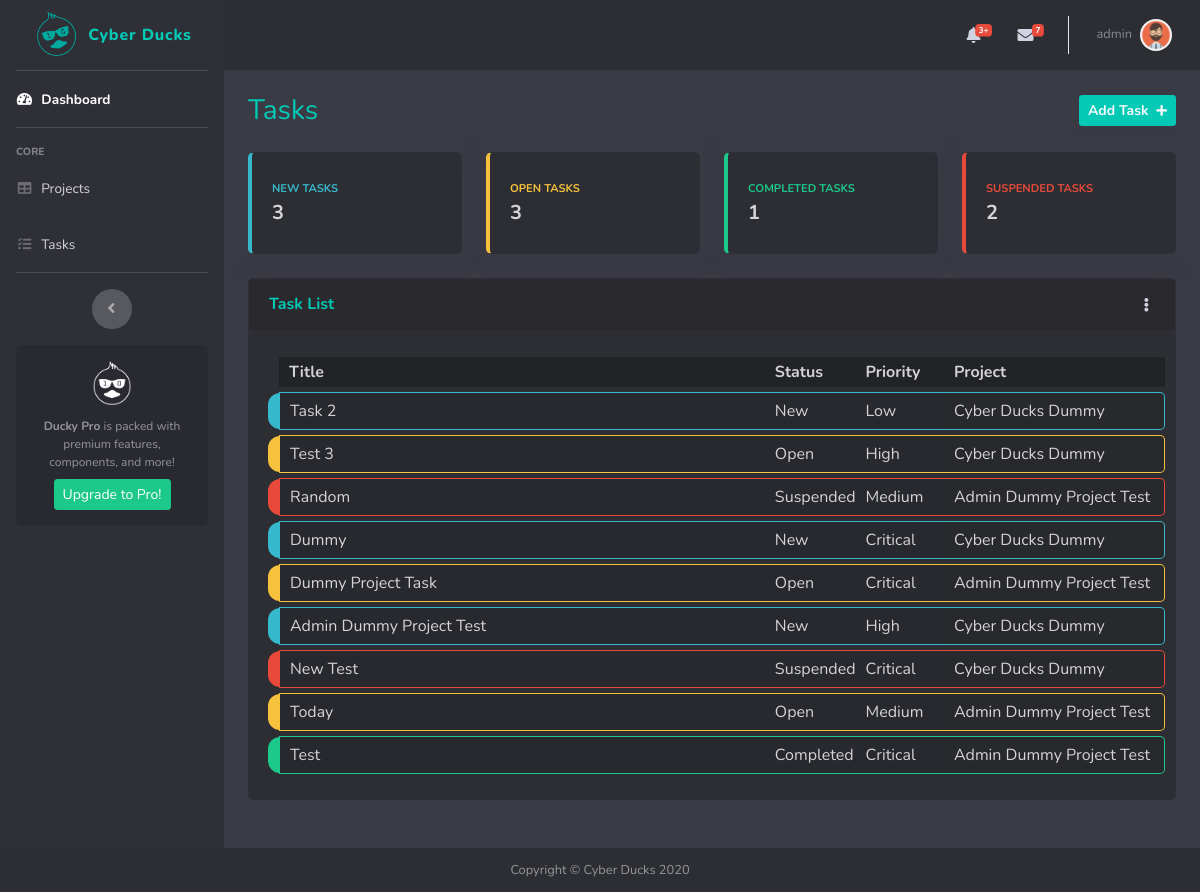
Before: /tasks/ (signed in) with the older database file.
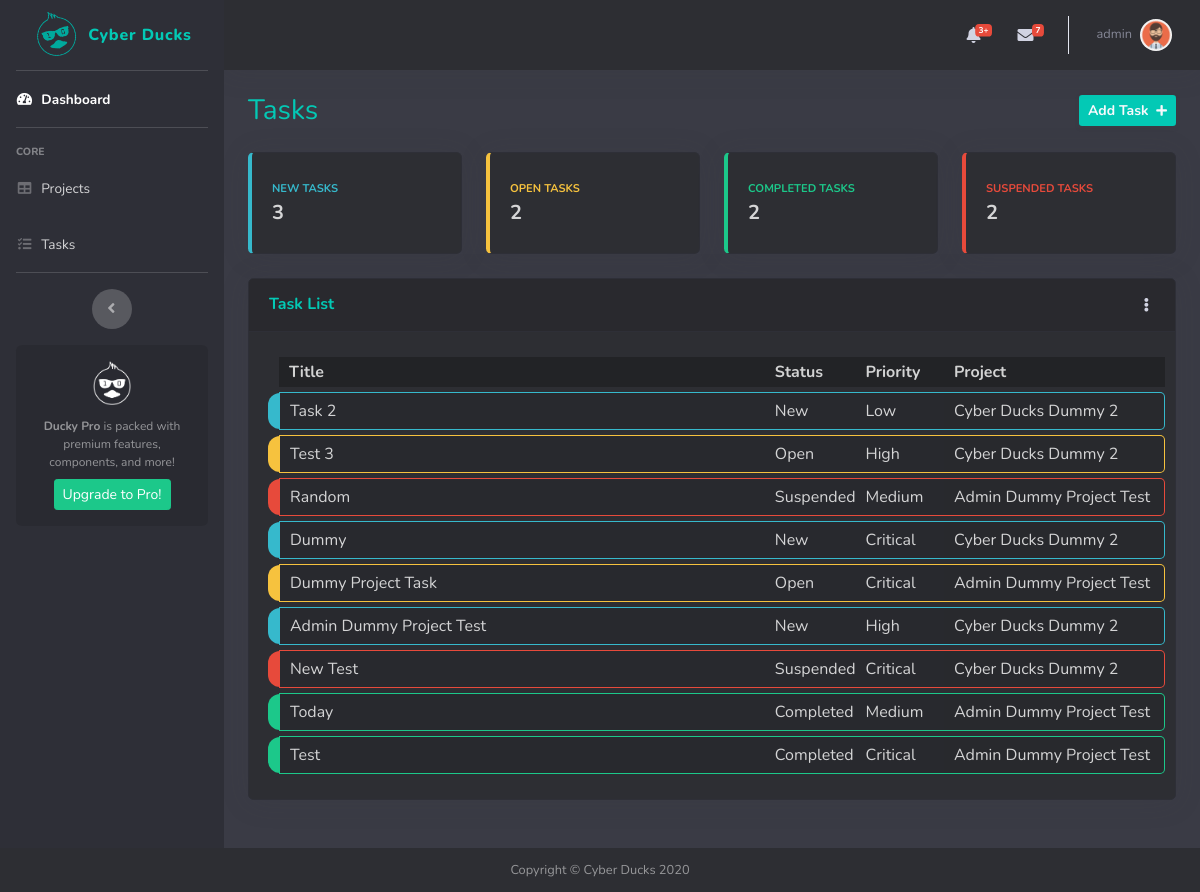
After: the same page with the newer database file.
### accounts/models.py (models this page shows, shortened)
class Task(models.Model):
    id = models.UUIDField(
        primary_key=True,
        default=uuid.uuid4,
        editable=False)
    title = models.CharField(max_length=256, null=True)
    description = models.TextField(null=True, blank=True)
    STATUS_CHOICES = [
        ('NEW', 'New'),
        ('OPN', 'Open'),
        ('COM', 'Completed'),
        ('SUS', 'Suspended'),
    ]
    status = models.CharField(
        max_length=3,
        choices=STATUS_CHOICES,
        default=0,
    )
    start_date = models.DateTimeField()
    end_date = models.DateTimeField()
    PRIORITY_CHOICES = [
        ('LW', 'Low'),
        ('MD', 'Medium'),
        ('HI', 'High'),
        ('CR', 'Critical'),
    ]
    priority = models.CharField(
        max_length=2,
        choices=PRIORITY_CHOICES,
        default=0,
    )
    assigned_to = models.ForeignKey(User, on_delete=models.CASCADE, null=True, blank=True)
    date_created = models.DateTimeField(auto_now_add=True)
    project = models.ForeignKey(Project, on_delete=models.CASCADE, null=True, blank=True)

class Project(models.Model):
    id = models.UUIDField(
        primary_key=True,
        default=uuid.uuid4,
        editable=False)
    title = models.CharField(max_length=256, null=True)
    description = models.TextField(null=True, blank=True)
    STATUS_CHOICES = [
        ('NEW', 'New'),
        ('OPN', 'Open'),
        ('COM', 'Completed'),
        ('SUS', 'Suspended'),
    ]
    status = models.CharField(
        max_length=3,
        choices=STATUS_CHOICES,
        default=0,
    )
    start_date = models.DateTimeField()
    end_date = models.DateTimeField()
    client_name = models.CharField(max_length=256, null=True, blank=True)
    client_email = models.EmailField(max_length=256, null=True, blank=True)
    repo = models.URLField(null=True, blank=True)
    assigned_to = models.ForeignKey(User, on_delete=models.CASCADE, null=True, blank=True)
    date_created = models.DateTimeField(auto_now_add=True)
    def __str__(self):
        return self.title

### accounts/views.py (the view)
# urls.py: path('tasks/', views.tasks, name='tasks'),
@login_required(login_url='login')
def tasks(request):
    tasks_list = Task.objects.filter(assigned_to__exact=request.user)
    new_tasks = tasks_list.filter(status__exact='NEW').count()
    open_tasks = tasks_list.filter(status__exact='OPN').count()
    completed_tasks = tasks_list.filter(status__exact='COM').count()
    suspended_tasks = tasks_list.filter(status__exact='SUS').count()
    context = {
        'tasks': tasks_list,
        'new': new_tasks,
        'open': open_tasks,
        'completed': completed_tasks,
        'suspended': suspended_tasks,
    }
    return render(request, 'accounts/tasks.html', context)

### accounts/templates/accounts/tasks.html (shortened to what the changed rows need)
{% extends 'accounts/templates/base.html' %}
{% block SectionTitle %}
    Tasks
{% endblock %}
{% block content %}
    <div class="row">
        <div class="col-xl-3 col-md-6 mb-4">
            <div class="card border-left-warning shadow h-100 py-2">
                <div class="card-body">
                    <div class="row no-gutters align-items-center">
                        <div class="col mr-2">
                            <div class="text-xs font-weight-bold text-warning text-uppercase mb-1">
                                Open Tasks
                            </div>
                            <div class="h5 mb-0 font-weight-bold ">{{ open }}</div>
                        </div>
                    </div>
                </div>
            </div>
        </div>
        <div class="col-xl-3 col-md-6 mb-4">
            <div class="card border-left-success shadow h-100 py-2">
                <div class="card-body">
                    <div class="row no-gutters align-items-center">
                        <div class="col mr-2">
                            <div class="text-xs font-weight-bold text-success text-uppercase mb-1">
                                Completed Tasks
                            </div>
                            <div class="h5 mb-0 font-weight-bold ">{{ completed }}</div>
                        </div>
                    </div>
                </div>
            </div>
        </div>
    </div>
    <div class="row">
        <div class="col-xl-12 mb-4 ">
            <div class="card shadow mb-4">
                <div class="card-body">
                    <table class="table-curved" id="dataTable" style="width: 100%" cellspacing="0">
                        <thead>
                        <tr class="table-row-header-custom">
                            <th>Title</th>
                            <th>Status</th>
                            <th>Priority</th>
                            <th>Project</th>
                        </tr>
                        </thead>
                        <tbody>
                        {% for i in tasks %}
                            <tr class="{{ i.get_status_display }} clickable-row" data-href='{{ i.id }}'>
                                <td>{{ i.title }}</td>
                                <td>{{ i.get_status_display }}</td>
                                <td>{{ i.get_priority_display }}</td>
                                <td>{{ i.project }}</td>
                            </tr>
                        {% endfor %}
                        </tbody>
                    </table>
                </div>
            </div>
        </div>
    </div>
{% endblock %}

Changed rows visible on the page:
changed through a linked row, Task "Task 2": project "Cyber Ducks Dummy" → "Cyber Ducks Dummy 2"
changed through a linked row, Task "Test 3": project "Cyber Ducks Dummy" → "Cyber Ducks Dummy 2"
changed through a linked row, Task "Dummy": project "Cyber Ducks Dummy" → "Cyber Ducks Dummy 2"
changed through a linked row, Task (number 6 of 9 on the later page): project "Cyber Ducks Dummy" → "Cyber Ducks Dummy 2"
changed through a linked row, Task "New Test": project "Cyber Ducks Dummy" → "Cyber Ducks Dummy 2"
changed Task "Today": status "Open" → "Completed"
Other visible differences:
{{ open }}: "3" → "2"
{{ completed }}: "1" → "2"
